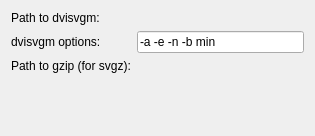
<?xml version="1.0" encoding="UTF-8"?>
<ui version="4.0">
 <class>svg_dvisvgm_config</class>
 <widget class="QWidget" name="svg_dvisvgm_config">
  <property name="geometry">
   <rect>
    <x>0</x>
    <y>0</y>
    <width>315</width>
    <height>136</height>
   </rect>
  </property>
  <layout class="QFormLayout" name="formLayout">
   <item row="0" column="0">
    <widget class="QLabel" name="label">
     <property name="text">
      <string>Path to dvisvgm:</string>
     </property>
    </widget>
   </item>
   <item row="0" column="1">
    <widget class="KLFPathChooser" name="INPUT_dvisvgm">
     <property name="dialogConfirmOverwrite" stdset="0">
      <bool>false</bool>
     </property>
     <property name="path" stdset="0">
      <string>dvisvgm</string>
     </property>
    </widget>
   </item>
   <item row="2" column="0">
    <widget class="QLabel" name="label_2">
     <property name="text">
      <string>Path to gzip (for svgz):</string>
     </property>
    </widget>
   </item>
   <item row="2" column="1">
    <widget class="KLFPathChooser" name="INPUT_gzip">
     <property name="dialogConfirmOverwrite" stdset="0">
      <bool>false</bool>
     </property>
     <property name="path" stdset="0">
      <string>gzip</string>
     </property>
    </widget>
   </item>
   <item row="3" column="0">
    <spacer name="verticalSpacer">
     <property name="orientation">
      <enum>Qt::Vertical</enum>
     </property>
     <property name="sizeHint" stdset="0">
      <size>
       <width>20</width>
       <height>182</height>
      </size>
     </property>
    </spacer>
   </item>
   <item row="1" column="0">
    <widget class="QLabel" name="label_3">
     <property name="text">
      <string>dvisvgm options:</string>
     </property>
    </widget>
   </item>
   <item row="1" column="1">
    <widget class="QLineEdit" name="INPUT_opts">
     <property name="text">
      <string>-a -e -n -b min</string>
     </property>
    </widget>
   </item>
  </layout>
 </widget>
 <customwidgets>
  <customwidget>
   <class>KLFPathChooser</class>
   <extends>QFrame</extends>
   <header>klfpathchooser.h</header>
   <container>1</container>
  </customwidget>
 </customwidgets>
 <resources/>
 <connections/>
</ui>
